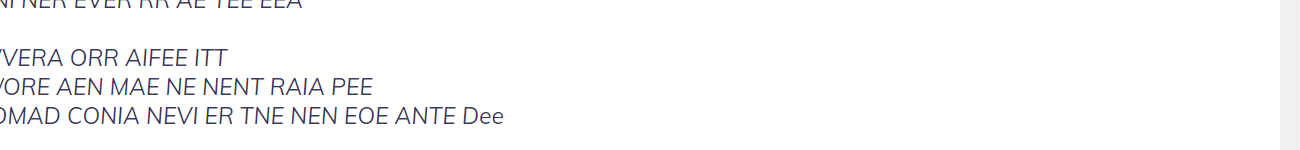

Here is the Python script that generated this plot:
import numpy as np
import cv2
from PIL import ImageGrab, Image
import pytesseract
import time
from pynput.keyboard import Key, Controller

filename = 'practice.png'

def main():

	# 150%
	img = ImageGrab.grab(bbox=(400,550,1700,700))

	img.save(filename)

	text = cv2.imread(filename)
	text = pytesseract.image_to_string(text)

	# parsing
	newText = ''
	for letterIndex in range(0, len(text) - 1):
		letter = text[letterIndex]

		# cases
		if letter == ',' or letter == '.':
			newText += ' '
			continue
		if letter == '_':
			letter = " "

		newText += letter

	# keypresses
	keyboard = Controller()
	# for i in range(5):
	for letterIndex in range(0, len(newText)):
		letter = newText[letterIndex]
		if letter == '\n':
			keyboard.press(Key.enter)
			keyboard.release(Key.enter)
		else:
			keyboard.press(letter)
			keyboard.release(letter)

	print(newText)

while True:
	main()
	time.sleep(1)